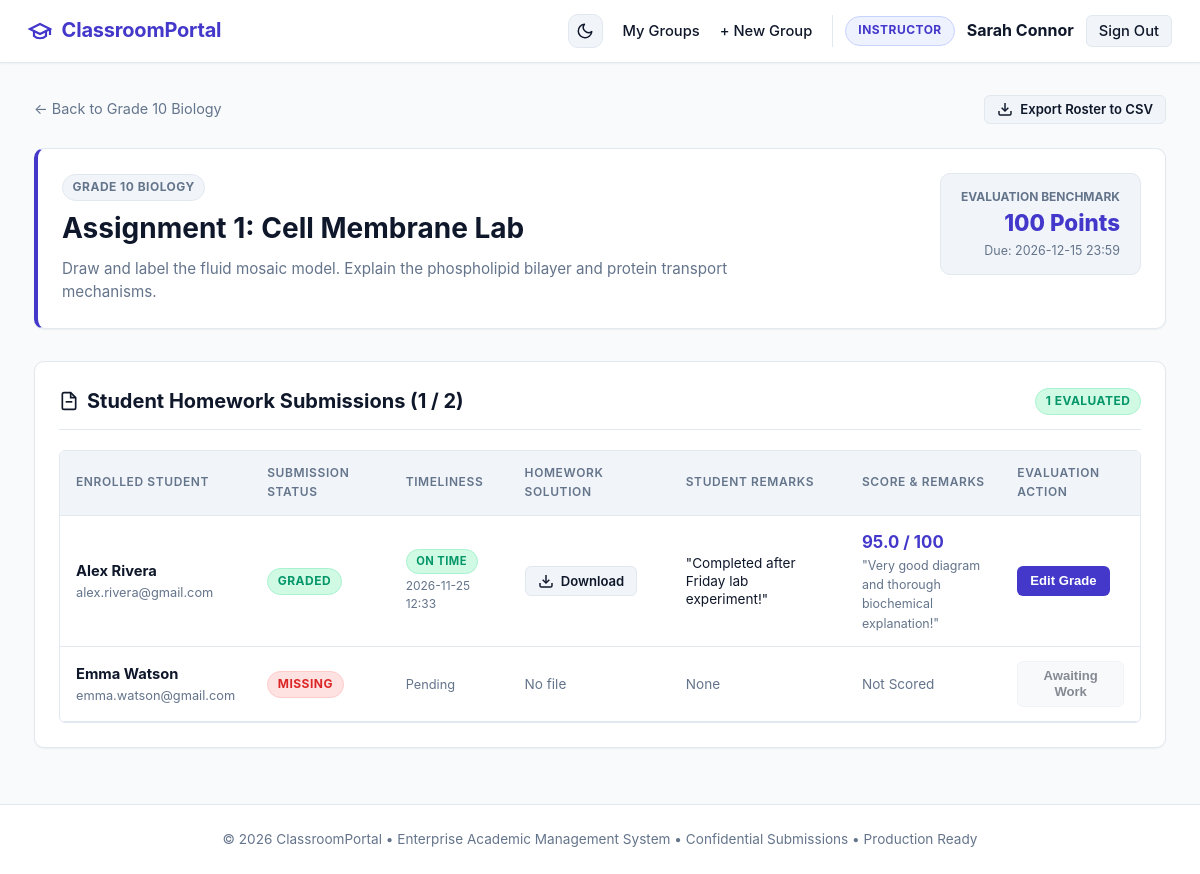
The page /teacher/assignments/11/submissions (signed in) on the database its author committed.
### tables this page shows
CREATE TABLE users (
            id INTEGER PRIMARY KEY AUTOINCREMENT,
            username TEXT UNIQUE NOT NULL,
            email TEXT UNIQUE NOT NULL,
            password_hash TEXT NOT NULL,
            role TEXT NOT NULL CHECK(role IN ('teacher', 'student')),
            full_name TEXT NOT NULL,
            created_at TIMESTAMP DEFAULT CURRENT_TIMESTAMP
        );

CREATE TABLE groups (
            id INTEGER PRIMARY KEY AUTOINCREMENT,
            name TEXT NOT NULL,
            description TEXT,
            join_code TEXT UNIQUE NOT NULL,
            teacher_id INTEGER NOT NULL,
            created_at TIMESTAMP DEFAULT CURRENT_TIMESTAMP, subject TEXT NOT NULL DEFAULT 'General',
            FOREIGN KEY (teacher_id) REFERENCES users(id) ON DELETE CASCADE
        );

CREATE TABLE assignments (
            id INTEGER PRIMARY KEY AUTOINCREMENT,
            group_id INTEGER NOT NULL,
            title TEXT NOT NULL,
            description TEXT NOT NULL,
            due_date TEXT,
            max_points INTEGER DEFAULT 100,
            attachment_filename TEXT,
            original_attachment_name TEXT,
            created_at TIMESTAMP DEFAULT CURRENT_TIMESTAMP,
            FOREIGN KEY (group_id) REFERENCES groups(id) ON DELETE CASCADE
        );

CREATE TABLE submissions (
            id INTEGER PRIMARY KEY AUTOINCREMENT,
            assignment_id INTEGER NOT NULL,
            student_id INTEGER NOT NULL,
            stored_filename TEXT NOT NULL,
            original_filename TEXT NOT NULL,
            notes TEXT,
            submitted_at TIMESTAMP DEFAULT CURRENT_TIMESTAMP,
            grade REAL,
            feedback TEXT,
            graded_at TIMESTAMP,
            FOREIGN KEY (assignment_id) REFERENCES assignments(id) ON DELETE CASCADE,
            FOREIGN KEY (student_id) REFERENCES users(id) ON DELETE CASCADE,
            UNIQUE(assignment_id, student_id)
        );

### app.py (the view)
@app.route('/teacher/assignments/<int:assignment_id>/submissions')
@teacher_required
def teacher_assignment_submissions(assignment_id):
    db = get_db()
    assignment = db.execute(
        '''SELECT a.*, g.name AS group_name, g.teacher_id
           FROM assignments a
           JOIN groups g ON a.group_id = g.id
           WHERE a.id = ? AND g.teacher_id = ?''',
        (assignment_id, g.user['id'])
    ).fetchone()
    if not assignment:
        flash('Assignment not found or access unauthorized.', 'danger')
        return redirect(url_for('teacher_dashboard'))
    students = db.execute(
        '''SELECT u.id AS student_id, u.full_name, u.email,
                  s.id AS submission_id, s.stored_filename, s.original_filename,
                  s.notes, s.submitted_at, s.grade, s.feedback, s.graded_at
           FROM group_memberships m
           JOIN users u ON m.student_id = u.id
           LEFT JOIN submissions s ON s.assignment_id = ? AND s.student_id = u.id
           WHERE m.group_id = ?
           ORDER BY u.full_name ASC''',
        (assignment_id, assignment['group_id'])
    ).fetchall()
    total_roster = len(students)
    submitted_count = sum(1 for s in students if s['submission_id'] is not None)
    graded_count = sum(1 for s in students if s['grade'] is not None)
    return render_template(
        'teacher/submissions.html',
        assignment=assignment,
        students=students,
        total_roster=total_roster,
        submitted_count=submitted_count,
        graded_count=graded_count
    )

### app.py (called while the page is built)
@app.after_request
def add_security_headers(response):
    response.headers['X-Content-Type-Options'] = 'nosniff'
    response.headers['X-Frame-Options'] = 'SAMEORIGIN'
    response.headers['X-XSS-Protection'] = '1; mode=block'
    response.headers['Referrer-Policy'] = 'strict-origin-when-cross-origin'
    return response

def check_timeliness(submitted_at, due_date):
    if not submitted_at or not due_date:
        return 'On Time'
    try:
        clean_sub = submitted_at.replace('T', ' ')[:16]
        clean_due = due_date.replace('T', ' ')[:16]
        sub_dt = datetime.strptime(clean_sub, '%Y-%m-%d %H:%M')
        due_dt = datetime.strptime(clean_due, '%Y-%m-%d %H:%M')
        if sub_dt > due_dt:
            return 'Late Submission'
        return 'On Time'
    except Exception:
        return 'On Time'

def get_db():
    db = getattr(g, '_database', None)
    if db is None:
        db_file = app.config.get('DATABASE_PATH', DATABASE_PATH)
        db = g._database = create_connection(db_file)
    return db

@app.teardown_appcontext
def close_connection(exception):
    db = getattr(g, '_database', None)
    if db is not None:
        db.close()

def get_current_user():
    if 'user_id' not in session:
        return None
    db = get_db()
    user = db.execute('SELECT * FROM users WHERE id = ?', (session['user_id'],)).fetchone()
    return user

@app.before_request
def load_user():
    g.user = get_current_user()

def teacher_required(f):
    @wraps(f)
    def decorated_function(*args, **kwargs):
        if g.user is None or g.user['role'] != 'teacher':
            flash('Access restricted to teachers only.', 'danger')
            return redirect(url_for('index'))
        return f(*args, **kwargs)
    return decorated_function

### database.py (called while the page is built)
def create_connection(path=None):
    db_file = path or DATABASE_PATH
    conn = sqlite3.connect(db_file)
    conn.row_factory = sqlite3.Row
    conn.execute("PRAGMA foreign_keys = ON;")
    return conn

### templates/teacher/submissions.html (shortened to what this page needs)
{% extends "base.html" %}
{% block content %}
<div style="margin-bottom: 1.5rem; display: flex; justify-content: space-between; align-items: center; flex-wrap: wrap; gap: 0.75rem;">
    <a href="{{ url_for('teacher_group_detail', group_id=assignment['group_id']) }}" style="color: var(--text-muted); text-decoration: none; font-size: 0.9rem;">
        &larr; Back to {{ assignment['group_name'] }}
    </a>
    <a href="{{ url_for('teacher_export_assignment_csv', assignment_id=assignment['id']) }}" class="btn btn-secondary btn-sm">
        <svg width="15" height="15" viewBox="0 0 24 24" fill="none" stroke="currentColor" stroke-width="2"><path d="M21 15v4a2 2 0 0 1-2 2H5a2 2 0 0 1-2-2v-4"></path><polyline points="7 10 12 15 17 10"></polyline><line x1="12" y1="15" x2="12" y2="3"></line></svg>
        Export Roster to CSV
    </a>
</div>
<div class="card" style="margin-bottom: 2rem; border-left: 4px solid var(--primary);">
    <div style="display: flex; justify-content: space-between; align-items: flex-start; flex-wrap: wrap; gap: 1rem;">
        <div>
            <span class="badge badge-secondary" style="margin-bottom: 0.35rem;">{{ assignment['group_name'] }}</span>
            <h1 style="font-size: 1.75rem; font-weight: 700; margin-bottom: 0.5rem;">{{ assignment['title'] }}</h1>
            <p style="color: var(--text-muted); font-size: 0.95rem; max-width: 720px; line-height: 1.5;">{{ assignment['description'] }}</p>
        </div>
        <div style="text-align: right; background-color: var(--bg-card-subtle); border: 1px solid var(--border-color); padding: 0.85rem 1.25rem; border-radius: var(--radius-md);">
            <div style="font-size: 0.75rem; text-transform: uppercase; font-weight: 700; color: var(--text-muted);">Evaluation Benchmark</div>
            <div style="font-size: 1.4rem; font-weight: 800; color: var(--primary);">{{ assignment['max_points'] }} Points</div>
            <div style="font-size: 0.78rem; color: var(--text-muted);">Due: {{ assignment['due_date'] }}</div>
        </div>
    </div>
</div>
<div class="card">
    <div class="card-header">
        <h2 class="card-title">
            <svg width="20" height="20" viewBox="0 0 24 24" fill="none" stroke="currentColor" stroke-width="2"><path d="M14 2H6a2 2 0 0 0-2 2v16a2 2 0 0 0 2 2h12a2 2 0 0 0 2-2V8z"></path><polyline points="14 2 14 8 20 8"></polyline><line x1="16" y1="13" x2="8" y2="13"></line></svg>
            Student Homework Submissions ({{ submitted_count }} / {{ total_roster }})
        </h2>
        <span class="badge badge-success">{{ graded_count }} Evaluated</span>
    </div>
    {% if students %}
        <div class="table-container">
            <table class="table">
                <thead>
                    <tr>
                        <th>Enrolled Student</th>
                        <th>Submission Status</th>
                        <th>Timeliness</th>
                        <th>Homework Solution</th>
                        <th>Student Remarks</th>
                        <th>Score &amp; Remarks</th>
                        <th>Evaluation Action</th>
                    </tr>
                </thead>
                <tbody>
                    {% for st in students %}
                        <tr>
                            <td>
                                <strong>{{ st['full_name'] }}</strong>
                                <div style="font-size: 0.8rem; color: var(--text-muted);">{{ st['email'] }}</div>
                            </td>
                            <td>
                                {% if st['submission_id'] %}
                                    {% if st['grade'] is not none %}
                                        <span class="badge badge-success">Graded</span>
                                    {% else %}
                                        <span class="badge badge-warning">Needs Review</span>
                                    {% endif %}
                                {% else %}
                                    <span class="badge badge-danger">Missing</span>
                                {% endif %}
                            </td>
                            <td>
                                {% if st['submission_id'] %}
                                    {% set timeliness = check_timeliness(st['submitted_at'], assignment['due_date']) %}
                                    {% if timeliness == 'Late Submission' %}
                                        <span class="badge badge-warning" style="font-size: 0.7rem;">Late Submission</span>
                                    {% else %}
                                        <span class="badge badge-success" style="font-size: 0.7rem;">On Time</span>
                                    {% endif %}
                                    <div style="font-size: 0.75rem; color: var(--text-muted); margin-top: 0.15rem;">{{ st['submitted_at'][:16] }}</div>
                                {% else %}
                                    <span style="color: var(--text-muted); font-size: 0.8rem;">Pending</span>
                                {% endif %}
                            </td>
                            <td>
                                {% if st['submission_id'] %}
                                    <a href="{{ url_for('download_submission_file', submission_id=st['submission_id']) }}" class="btn btn-secondary btn-sm" title="Download Student File">
                                        <svg width="14" height="14" viewBox="0 0 24 24" fill="none" stroke="currentColor" stroke-width="2"><path d="M21 15v4a2 2 0 0 1-2 2H5a2 2 0 0 1-2-2v-4"></path><polyline points="7 10 12 15 17 10"></polyline><line x1="12" y1="15" x2="12" y2="3"></line></svg>
                                        Download
                                    </a>
                                {% else %}
                                    <span style="color: var(--text-muted); font-size: 0.85rem;">No file</span>
                                {% endif %}
                            </td>
                            <td>
                                {% if st['notes'] %}
                                    <div style="font-size: 0.85rem; max-width: 220px; line-height: 1.35; color: var(--text-main);">
                                        "{{ st['notes'] }}"
                                    </div>
                                {% else %}
                                    <span style="color: var(--text-muted); font-size: 0.85rem;">None</span>
                                {% endif %}
                            </td>
                            <td>
                                {% if st['grade'] is not none %}
                                    <div style="font-weight: 700; color: var(--primary); font-size: 1.05rem;">
                                        {{ st['grade'] }} / {{ assignment['max_points'] }}
                                    </div>
                                    {% if st['feedback'] %}
                                        <div style="font-size: 0.78rem; color: var(--text-muted); max-width: 180px;">"{{ st['feedback'] }}"</div>
                                    {% endif %}
                                {% else %}
                                    <span style="color: var(--text-muted); font-size: 0.85rem;">Not Scored</span>
                                {% endif %}
                            </td>
                            <td>
                                {% if st['submission_id'] %}
                                    <button class="btn btn-primary btn-sm" onclick="openGradeModal('{{ st['submission_id'] }}', '{{ st['full_name'] }}', '{{ st['grade'] or '' }}', '{{ st['feedback'] or '' }}')">
                                        {% if st['grade'] is not none %}Edit Grade{% else %}Assign Grade{% endif %}
                                    </button>
                                {% else %}
                                    <button class="btn btn-secondary btn-sm" disabled style="opacity: 0.5;">Awaiting Work</button>
                                {% endif %}
                            </td>
                        </tr>
                    {% endfor %}
                </tbody>
            </table>
        </div>
    {% else %}
        <div style="text-align: center; padding: 2.5rem 1rem; color: var(--text-muted);">
            No students enrolled in this cohort yet.
        </div>
    {% endif %}
</div>
{% endblock %}

### templates/base.html (shortened to what this page needs)
<!DOCTYPE html>
<html lang="en">
<head>
    <link rel="stylesheet" href="{{ url_for('static', filename='css/style.css') }}">
</head>
<body>
    <header class="navbar">
        <a href="{{ url_for('index') }}" class="nav-brand">
            <svg class="brand-icon" xmlns="http://www.w3.org/2000/svg" viewBox="0 0 24 24" stroke="currentColor">
                <path d="M22 10v6M2 10l10-5 10 5-10 5z"/>
                <path d="M6 12v5c3 3 9 3 12 0v-5"/>
            </svg>
            <span>ClassroomPortal</span>
        </a>
        <nav>
            <ul class="nav-links">
                <li>
                    <button id="theme-toggle" class="theme-toggle-btn" aria-label="Toggle Theme" title="Switch Light/Dark Mode">
                        <svg class="moon-icon" xmlns="http://www.w3.org/2000/svg" width="18" height="18" viewBox="0 0 24 24" fill="none" stroke="currentColor" stroke-width="2" stroke-linecap="round" stroke-linejoin="round">
                            <path d="M21 12.79A9 9 0 1 1 11.21 3 7 7 0 0 0 21 12.79z"></path>
                        </svg>
                    </button>
                </li>
                {% if g.user %}
                    {% if g.user['role'] == 'teacher' %}
                        <li><a href="{{ url_for('teacher_dashboard') }}">My Groups</a></li>
                        <li><a href="{{ url_for('teacher_create_group') }}">+ New Group</a></li>
                    {% else %}
                        <li><a href="{{ url_for('student_dashboard') }}">My Classes</a></li>
                        <li><a href="{{ url_for('student_join_group') }}">+ Join Group</a></li>
                    {% endif %}
                    <li class="nav-user">
                        {% if g.user['role'] == 'teacher' %}
                            <span class="user-badge teacher">Instructor</span>
                        {% else %}
                            <span class="user-badge student">Student</span>
                        {% endif %}
                        <strong>{{ g.user['full_name'] }}</strong>
                        <a href="{{ url_for('logout') }}" class="btn btn-secondary btn-sm">Sign Out</a>
                    </li>
                {% else %}
                    <li><a href="{{ url_for('login') }}">Sign In</a></li>
                    <li><a href="{{ url_for('register') }}" class="btn btn-primary btn-sm">Create Account</a></li>
                {% endif %}
            </ul>
        </nav>
    </header>
    <main class="container">
        {% block content %}{% endblock %}
    </main>
    <footer>
        <p>&copy; 2026 ClassroomPortal &bull; Enterprise Academic Management System &bull; Confidential Submissions &bull; Production Ready</p>
    </footer>
</body>
</html>

### rows shown on the page
users: user.full_name "Sarah Connor"
groups: group_name "Grade 10 Biology", group_name "GRADE 10 BIOLOGY"
assignments: title "Assignment 1: Cell Membrane Lab", description "Draw and label the fluid mosaic model. Explain the phospholipid bilayer and protein transport mechanisms.", max_points "100", due_date "2026-12-15 23:59"
submissions: full_name "Alex Rivera", email "alex.rivera@gmail.com", shows "GRADED", shows "ON TIME", submitted_at "2026-11-25 12:33", notes "Completed after Friday lab experiment!", grade "95.0", feedback "Very good diagram and thorough biochemical explanation!", shows "Edit Grade"
users: full_name "Emma Watson", email "emma.watson@gmail.com", shows "MISSING", shows "Pending", shows "No file", shows "None", shows "Not Scored", shows "Awaiting Work"

### other values the page prints
{{ submitted_count }} "1"
{{ total_roster }} "2"
{{ graded_count }} "1"
